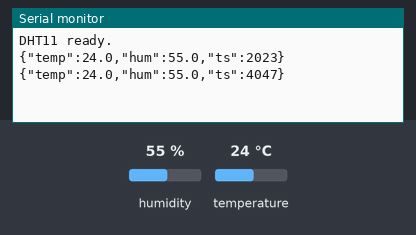
Recording of a sketch running on a simulated Arduino Uno, built with avr-gcc and run on an emulated ATmega328P. Shown: the last lines printed to the serial monitor. Inputs (shaded band) come from the test bench; at power-on: humidity 55 %, temperature 24 °C.

Above: at 4.8 s.
4.9 s: humidity set to 22 %
At 7.2 s:
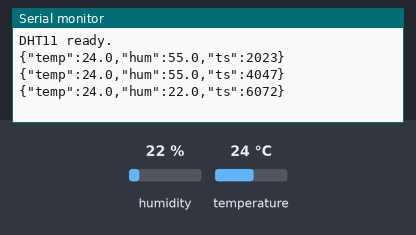
7.9 s: temperature set to 12 °C
At 8.4 s:
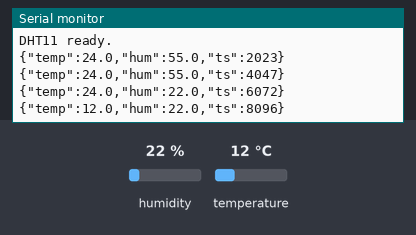
10.9 s: humidity set to 40 %
At 13.3 s:
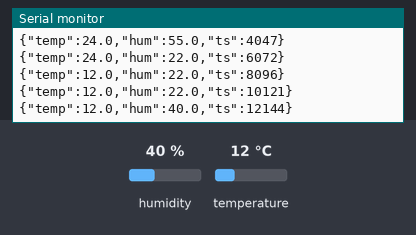
Timing chart, 0 to 14.8 s (numbered marks = the images above; inputs shaded):
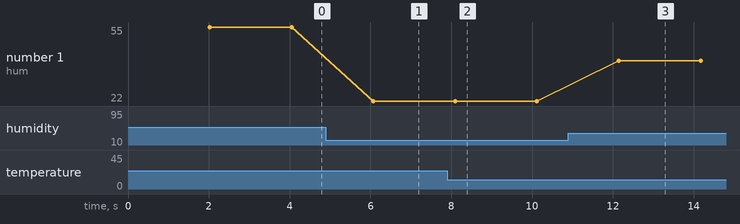

The sketch:

sensor_JSON.ino
```cpp
#include <DHT.h>

// Configuration
#define DHTPIN 2   // DATA wire is on digital pin 2
#define DHTTYPE DHT11   // We're using DHT 11 not DHT 22

// Create the sensor object
DHT dht(DHTPIN, DHTTYPE);

// Setup: runs once at start
void setup(){
  Serial.begin(9600);   // Open serial communication at 9600 baud
  dht.begin();    // Start the sensor
  Serial.println("DHT11 ready.");
}

// Loop: runs forever
void loop(){
  delay (2000);   // DHT 11 needs 2 seconds between readings

  float humidity = dht.readHumidity();
  float temperature = dht.readTemperature();    // Celsius by default

  // Check if reading failed
  if(isnan(humidity) || isnan(temperature)) {
    Serial.println("{\"error\":\"Failed to read DHT11\"}");
    return;   // Skip the rest of this loop iteration
  }

  // Print to Serial Monitor
  Serial.print("{\"temp\":");
  Serial.print(temperature, 1);   // 1 decimal place
  Serial.print(",\"hum\":");
  Serial.print(humidity, 1);    // 1 decimal place
  Serial.print(",\"ts\":");
  Serial.print(millis());   // milliseconds since boot
  Serial.println("}");
}
```

Measured:
- after the input at 4.9 s, the serial monitor: prints a new line after 1.2 s (image 1)
- after the input at 7.9 s, the serial monitor: prints a new line after 0.20 s (image 2)
- after the input at 10.9 s, the serial monitor: prints a new line after 1.2 s (image 3)
- plotted number 1: 55 → 22 after the input at 4.9 s, 22 → 40 after the input at 10.9 s
